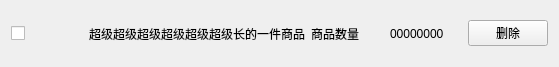
<?xml version="1.0" encoding="UTF-8"?>
<ui version="4.0">
 <class>shopCartBtn</class>
 <widget class="QWidget" name="shopCartBtn">
  <property name="geometry">
   <rect>
    <x>0</x>
    <y>0</y>
    <width>559</width>
    <height>67</height>
   </rect>
  </property>
  <property name="windowTitle">
   <string>Form</string>
  </property>
  <property name="styleSheet">
   <string notr="true">font: 9pt &quot;微软雅黑&quot;;</string>
  </property>
  <layout class="QHBoxLayout" name="horizontalLayout">
   <item>
    <widget class="QCheckBox" name="checkBox">
     <property name="text">
      <string/>
     </property>
    </widget>
   </item>
   <item>
    <widget class="QLabel" name="label">
     <property name="text">
      <string>超级超级超级超级超级超级长的一件商品</string>
     </property>
    </widget>
   </item>
   <item>
    <widget class="QLabel" name="label_3">
     <property name="text">
      <string>商品数量</string>
     </property>
    </widget>
   </item>
   <item>
    <widget class="QLabel" name="label_2">
     <property name="text">
      <string>00000000</string>
     </property>
    </widget>
   </item>
   <item>
    <widget class="QPushButton" name="pushButton">
     <property name="text">
      <string>删除</string>
     </property>
    </widget>
   </item>
  </layout>
 </widget>
 <resources/>
 <connections/>
</ui>
